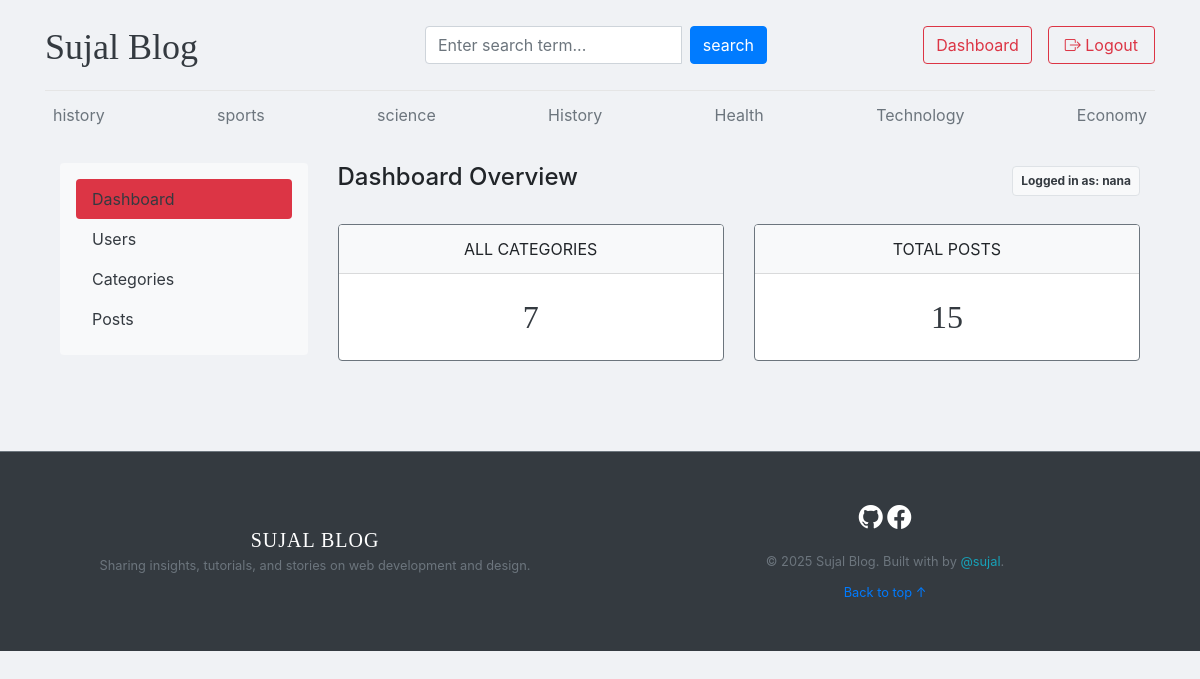
Screenshot of /dashboard/ (signed in) with the database file from the repository.
### blogs/models.py (models this page shows, shortened)
class Category(models.Model):
    category_name=models.CharField(max_length=50,unique=True)
    created_at=models.DateTimeField(auto_now_add=True)
    updated_at=models.DateField(auto_now=True)
    class Meta:
        verbose_name_plural='categories'

### dashboards/views.py (the view)
# urls.py: path('dashboard/', include('dashboards.urls')),
@login_required(login_url='login')
def dashboard(request):
    if not request.user.is_staff and not request.user.is_superuser:
        messages.error(request, "You do not have permission to access the dashboard.")
        return redirect('home')
    category_count = Category.objects.all().count()
    blogs_count = Blog.objects.all().count()
    context = {
        "category_count": category_count,
        "blogs_count": blogs_count,
    }
    return render(request, 'dashboard/dashboard.html', context)

### blogs/context_processors.py (called while the page is built)
def get_categories(request):
    categories=Category.objects.all()
    return dict(categories=categories)

### templates/dashboard/dashboard.html
{% extends 'base.html' %}
{% block body %}
<div class="container-fluid mt-4">
    <div class="row">
        {% include 'dashboard/sidebar.html' %}
        <div class="col-md-9">
            <div class="d-flex justify-content-between align-items-center mb-4">
                <h2 class="h4">Dashboard Overview</h2>
                <span class="badge bg-light text-dark border p-2">Logged in as: {{user}}</span>
            </div>
            <div class="row">
                <div class="col-md-6 mb-4">
                    <div class="card border-secondary shadow-sm">
                        <div class="card-header text-center text-uppercase fw-bold bg-light">
                            All Categories
                        </div>
                        <div class="card-body text-dark py-4">
                            <h2 class="card-title text-center mb-0">{{category_count}}</h2>
                        </div>
                    </div>
                </div>
                <div class="col-md-6 mb-4">
                    <div class="card border-secondary shadow-sm">
                        <div class="card-header text-center text-uppercase fw-bold bg-light">
                            Total Posts
                        </div>
                        <div class="card-body text-dark py-4">
                            <h2 class="card-title text-center mb-0">{{blogs_count}}</h2>
                        </div>
                    </div>
                </div>
            </div>
        </div> </div> </div> {% endblock body %}

### templates/base.html (shortened to what this page needs)
<!DOCTYPE html>
{% load static %}
<html lang="en">
<head>
  <link href="https://getbootstrap.com/docs/4.0/dist/css/bootstrap.min.css" rel="stylesheet">
  <link href="{% static 'css/blog.css' %}" rel="stylesheet">
  <link rel="stylesheet" href="https://cdnjs.cloudflare.com/ajax/libs/font-awesome/7.0.1/css/all.min.css" />
  <link rel="stylesheet" href="https://cdn.jsdelivr.net/npm/bootstrap-icons@1.11.3/font/bootstrap-icons.min.css">
</head>
<body>
<div class="main">
  <div class="container ">
    <header class="blog-header py-3">
      <div class="row flex-nowrap justify-content-between align-items-center">
        <div class="col-4 pt-1 ">
          <a class="blog-header-logo text-dark " href="/">Sujal Blog</a>
        </div>
        <div class="col-4">
          <form action="{% url 'search' %}" method="GET">
            <div class="input-group">
              <input class="form-control" type="text" name="keyword" placeholder="Enter search term..."
                aria-label="Enter search term..." aria-describedby="button-search" />
              <button type="submit" class="btn btn-primary mx-2" id="button-search">search</button>
            </div>
          </form>
        </div>
        <div class="col-4 d-flex justify-content-end align-items-center">
          {% if not user.is_authenticated %}
          <a class="btn btn-md btn-outline-danger btn-success" href="{% url 'login' %}">Login</a> &nbsp;
          <a class="btn btn-md btn-outline-danger" href="{% url 'register' %}">Signup</a>
          {% else %}
          {% if user.is_staff %}
        <button class="btn btn-outline-danger btn-md">
    <a href="{% url 'dashboard' %}" style="text-decoration: none; color: inherit;">
        Dashboard
    </a>
    {% endif %}
</button>
         <a href="{% url 'logout' %}" class="btn btn-outline-danger btn-md px-3 rounded-pill">
    <i class="bi bi-box-arrow-right"></i> Logout
</a>
          {% endif %}
        </div>
      </div>
    </header>
    <div class="nav-scroller py-1 mb-2">
      <nav class="nav d-flex justify-content-between">
        {% for cat in categories %}
        <a class="p-2 text-muted fw-bold" href="{% url 'post_by_category' cat.id %}">{{cat.category_name}}</a>
        {% endfor %}
      </nav>
    </div>
    {% block body %}
    {% endblock body %}
  </div>
 <footer class="blog-footer bg-dark text-white mt-5 py-5 border-top border-secondary">
  <div class="container">
    <div class="row align-items-center">
      <div class="col-md-6 text-center text-md-start mb-4 mb-md-0">
        <h5 class="fw-bold text-uppercase mb-1" style="letter-spacing: 1px;">Sujal Blog</h5>
        <p class="text-secondary small mb-0">Sharing insights, tutorials, and stories on web development and design.</p>
      </div>
      <div class="col-md-6 text-center text-md-end">
        <div class="mb-3">
          <a href="https://github.com/sujallmajhi" target="_blank" class="text-white me-4 text-decoration-none shadow-sm">
            <i class="bi bi-github" style="font-size: 1.5rem;"></i>
          </a>
          <a href="https://www.facebook.com/share/1NXvtaTKYE/" target="_blank" class="text-white text-decoration-none shadow-sm">
            <i class="bi bi-facebook" style="font-size: 1.5rem;"></i>
          </a>
        </div>
        <p class="text-secondary small mb-0">
          &copy; 2025 Sujal Blog. Built with  by
          <a href="https://github.com/sujallmajhi" class="text-info text-decoration-none fw-bold">@sujal</a>.
        </p>
        <div class="mt-2">
            <a href="#" class="text-white-50 small text-decoration-none">Back to top ↑</a>
        </div>
      </div>
    </div>
  </div>
</footer>
</div>
</body>
</html>

### blogmain/static/css/blog.css (style rules this page uses)
.blog-header { border-bottom: 1px solid #e5e5e5; }
.blog-header-logo { font-family: "Playfair Display", Georgia, "Times New Roman", serif; font-size: 2.25rem; }
h1, h2, h3, h4, h5, h6 { font-family: "Playfair Display", Georgia, "Times New Roman", serif; }
.blog-footer { padding: 2.5rem 0; color: #727272; text-align: center; background-color: #f9f9f9; border-top: .05rem solid #e5e5e5; }
.blog-footer p:last-child { margin-bottom: 0; }
.main { background-color: #f0f2f5; min-height: 100vh; margin: 0; padding-bottom: 40px; }

### rows the page displays
Category: category_name "history"
Category: category_name "sports"
Category: category_name "science"
Category: category_name "History"
Category: category_name "Health"
Category: category_name "Technology"
Category: category_name "Economy"

### other values shown
{{ user }} "nana"
{{ category_count }} "7"
{{ blogs_count }} "15"
